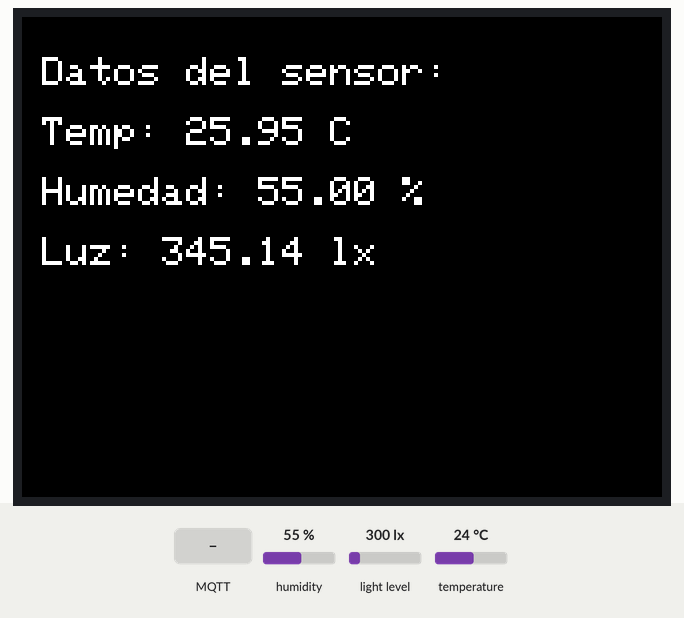
The program below on a simulated ESP32. Shown: 320×240 colour display. The test bench sets the inputs (shaded band); at power-on: humidity 55 %, light level 300 lx, temperature 24 °C. WiFi joins after 1.5 s; servers stay silent unless stated; uploads are accepted with an empty reply; no MQTT or app messages arrive unless stated; what the program prints to the serial monitor is not drawn.

Above: at 10.7 s.
10.8 s: MQTT message "1" arrives on the first subscribed topic
At 11.7 s:
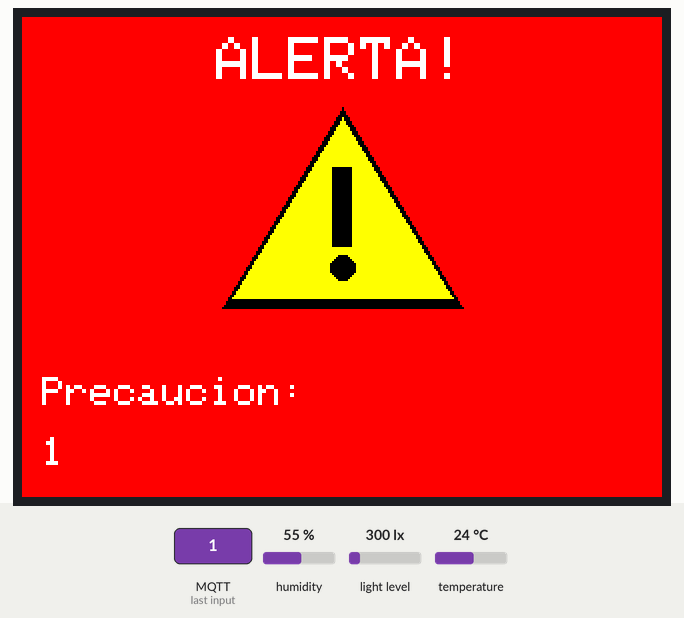
22.4 s: MQTT message "on" arrives on the first subscribed topic
At 22.9 s:
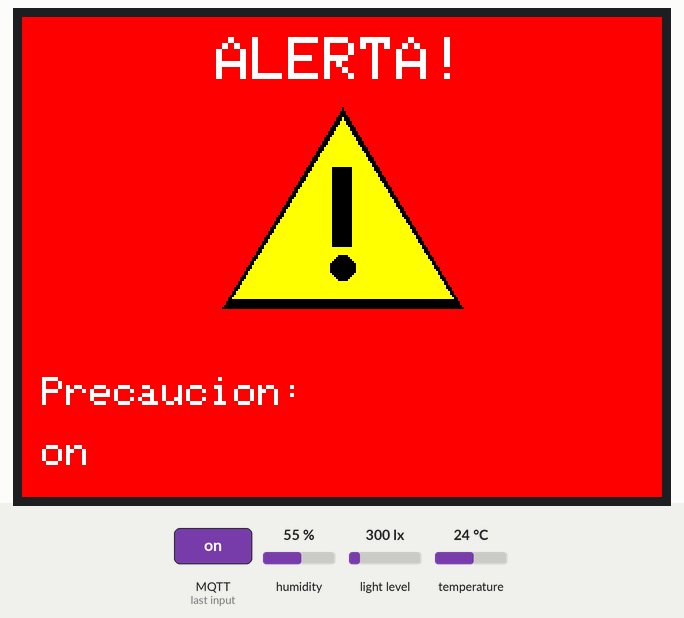
33.9 s: MQTT message "off" arrives on the first subscribed topic
At 35.2 s:
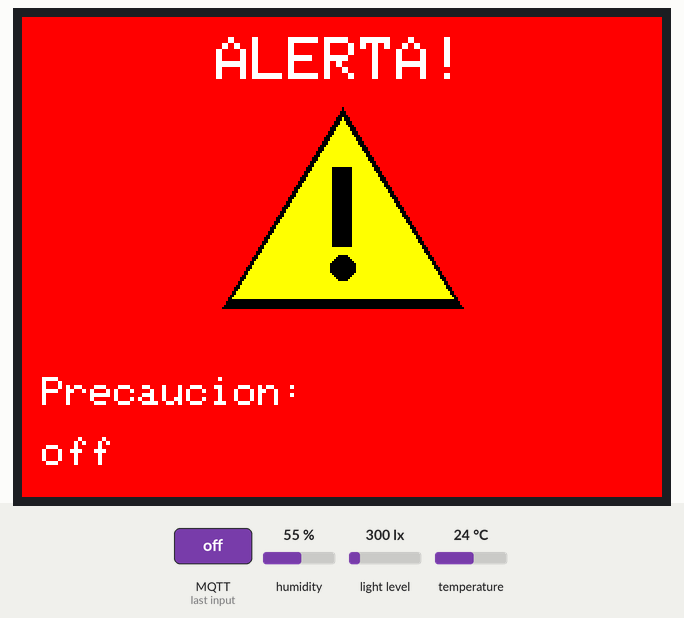
45.4 s: humidity set to 22 %
At 54.6 s:
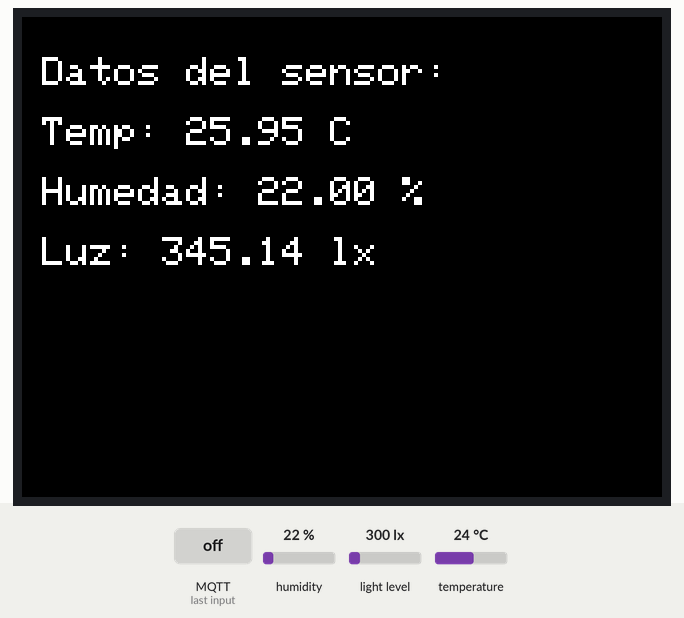
55.5 s: light level set to 40 lx
At 64.6 s:
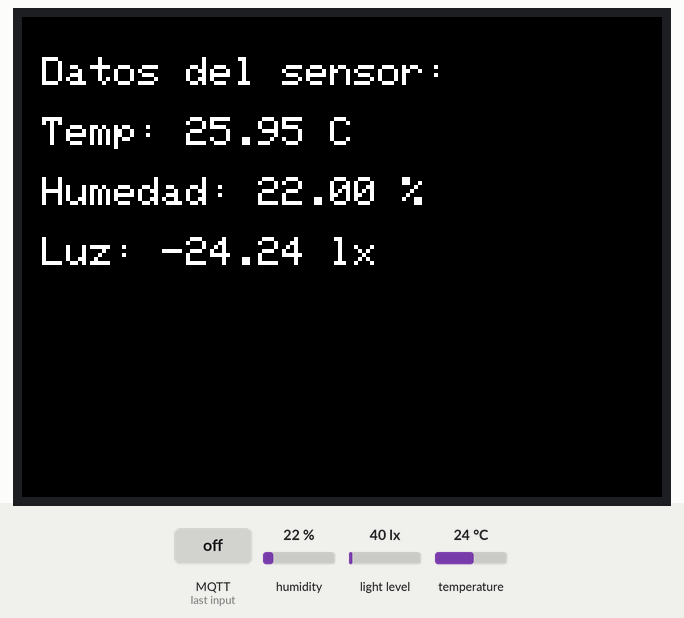
65.5 s: temperature set to 12 °C
At 74.6 s:
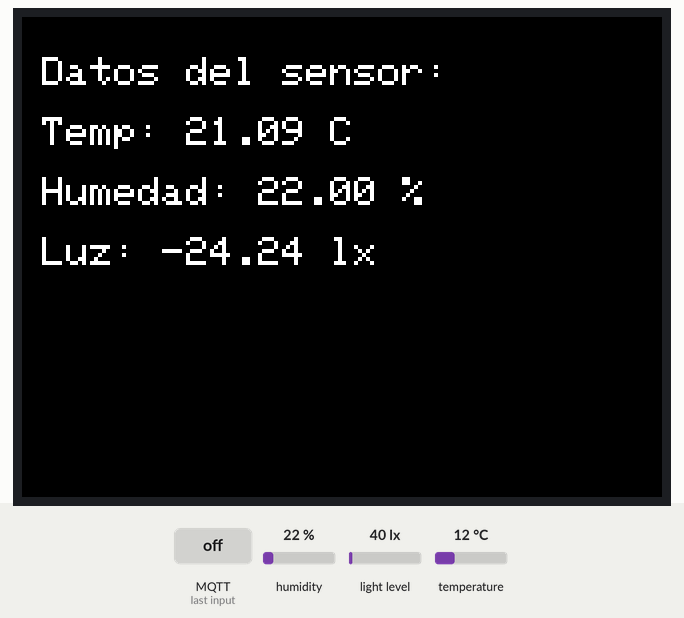
Timing chart, 0 to 76.1 s (numbered marks = the images above; inputs shaded):
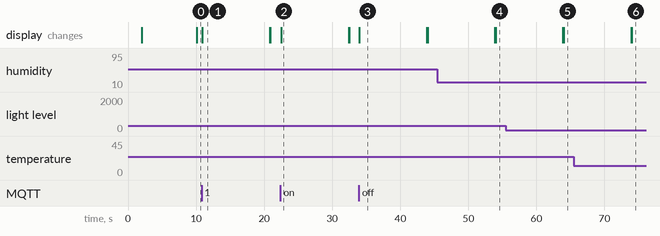

The program:

main.cpp
```cpp
#include <Arduino.h>
#include "DHT.h"
#include <WiFi.h>
#include <Wire.h>
#include <BH1750.h>
#include <MCUFRIEND_kbv.h>
#include <Adafruit_GFX.h>
#include <HTTPClient.h>
#include <PubSubClient.h>

#define DHTPIN 23
#define DHTTYPE DHT11

// Objetos y configuración
BH1750 lightMeter;
MCUFRIEND_kbv tft;
DHT dht(DHTPIN, DHTTYPE);
WiFiClient espClient;
PubSubClient client(espClient);

// Configuración WiFi y MQTT
const char* ssid = "Crisco";
const char* password = "150504yo";
const char* serverUrl = "http://presart.ddns.net/sensor";
const char* mqtt_server = "44.206.228.200";

// Variables de alerta
bool alertaActiva = false;
unsigned long alertaInicio = 0;
const unsigned long duracionAlerta = 10000; // 10 segundos
bool pantallaAlertaMostrada = false;
String mensajeAlerta = "";

// Variables de envío de datos
unsigned long previousMillis = 0;
const long interval = 10000; // Cada 10 segundos

// Funciones
void dibujarIconoAlerta() {
    int baseWidth = 120;
    int height = 100;
    int centerX = tft.width() / 2;
    int centerY = tft.height() / 2 - 25;

    int x0 = centerX - baseWidth / 2;
    int y0 = centerY + height / 2;
    int x1 = centerX + baseWidth / 2;
    int y1 = centerY + height / 2;
    int x2 = centerX;
    int y2 = centerY - height / 2;

    // Triángulo negro (borde)
    tft.fillTriangle(x0, y0, x1, y1, x2, y2, TFT_BLACK);

    // Triángulo amarillo (interior)
    int borde = 5;
    tft.fillTriangle(
        x0 + borde, y0 - borde,
        x1 - borde, y1 - borde,
        x2, y2 + borde,
        TFT_YELLOW
    );

    // Signo de exclamación
    tft.fillRect(centerX - 5, centerY - 20, 10, 40, TFT_BLACK);
    tft.fillCircle(centerX, centerY + 30, 6, TFT_BLACK);
}

void mostrarAlerta() {
    tft.fillScreen(TFT_RED);
    dibujarIconoAlerta();

    tft.setTextColor(TFT_WHITE);
    tft.setTextSize(3);
    String titulo = "ALERTA!";
    int16_t x1, y1;
    uint16_t w, h;
    tft.getTextBounds(titulo, 0, 0, &x1, &y1, &w, &h);
    int textoX = (tft.width() - w) / 2;
    tft.setCursor(textoX, 10);
    tft.println(titulo);

    tft.setTextSize(2);
    tft.setCursor(10, tft.height() - 60);
    tft.println("Precaucion:");
    tft.setCursor(10, tft.height() - 30);
    tft.println(mensajeAlerta);
}

void mostrarDatosSensores() {
    tft.fillScreen(TFT_BLACK);
    tft.setTextColor(TFT_WHITE);
    tft.setTextSize(2);
    tft.setCursor(10, 20);

    float h = dht.readHumidity();
    float t = dht.readTemperature();
    float lux = lightMeter.readLightLevel();

    if (isnan(h) || isnan(t)) {
        Serial.println(F("Error leyendo el sensor DHT"));
        return;
    }

    // Calibrar y sobrescribir t con el valor calibrado
    t = 0.0349 * t * t - 0.851 * t + 26.272;

    // Corregir la lectura de lux
    lux = -0.000179 * lux * lux + 1.481561 * lux - 83.217964;

    tft.println("Datos del sensor:");
    tft.setCursor(10, 50);
    tft.print("Temp: ");
    tft.print(t, 2);
    tft.print(" C");

    tft.setCursor(10, 80);
    tft.print("Humedad: ");
    tft.print(h, 2);
    tft.print(" %");

    tft.setCursor(10, 110);
    tft.print("Luz: ");
    tft.print(lux, 2);
    tft.print(" lx");

    Serial.printf("Humedad: %.2f%%  TempCalib: %.2f°C  LuzCalib: %.2f lux\n", h, t, lux);

    // Enviar datos al servidor
    HTTPClient http;
    http.begin(serverUrl);
    http.addHeader("Content-Type", "application/json");
    String jsonData = "{\"temperatura\":" + String(t, 2) + ",\"humedad\":" + String(h, 2) + ",\"lux\":" + String(lux, 2) + "}";
    int httpResponseCode = http.POST(jsonData);
    http.setTimeout(5000);

    Serial.print("HTTP Response code: ");
    Serial.println(httpResponseCode);

    if (httpResponseCode == 200) {
        Serial.println("Datos enviados correctamente.");
        Serial.println("Respuesta servidor: " + http.getString());
    } else {
        Serial.println("Error enviando datos.");
    }

    http.end();
}

void callback(char* topic, byte* payload, unsigned int length) {
    mensajeAlerta = "";
    for (int i = 0; i < length; i++) {
        mensajeAlerta += (char)payload[i];
    }
    Serial.println("Mensaje MQTT recibido: " + mensajeAlerta);

    alertaActiva = true;
    alertaInicio = millis();
    pantallaAlertaMostrada = false; // forzar que se dibuje la pantalla roja
}

void reconnect() {
    while (!client.connected()) {
        Serial.print("Intentando conexión MQTT...");
        if (client.connect("ESP32Client")) {
            Serial.println("Conectado");
            client.subscribe("arte/alertas");
        } else {
            Serial.print("Fallo, rc=");
            Serial.print(client.state());
            Serial.println(" intentando de nuevo en 5 segundos");
            delay(5000);
        }
    }
}

void setup() {
    Serial.begin(115200);
    WiFi.begin(ssid, password);

    client.setServer(mqtt_server, 1883);
    client.setCallback(callback);

    int intentos = 0;
    while (WiFi.status() != WL_CONNECTED && intentos < 20) {
        delay(1000);
        Serial.print(".");
        intentos++;
    }

    if (WiFi.status() == WL_CONNECTED) {
        Serial.println("\nConectado a WiFi");
    } else {
        Serial.println("\nNo se pudo conectar a WiFi, reiniciando...");
        ESP.restart();
    }

    tft.reset();
    uint16_t ID = tft.readID();
    tft.begin(ID);
    tft.fillScreen(TFT_BLACK);
    tft.setRotation(-1);

    dht.begin();
    Wire.begin(19, 18);
    lightMeter.begin();

    tft.setTextColor(TFT_WHITE);
    tft.setTextSize(2);

    //Serial.println("Sensor BH1750 iniciado");
    delay(2000);
}

void loop() {
    client.loop();

    unsigned long tiempoActual = millis();

    // Revisar conexión WiFi periódicamente
    if (WiFi.status() != WL_CONNECTED) {
        Serial.println("WiFi desconectado. Intentando reconectar...");
        WiFi.disconnect();
        WiFi.reconnect();
        delay(1000);
    }

    if (alertaActiva) {
        if (!pantallaAlertaMostrada) {
            mostrarAlerta();
            pantallaAlertaMostrada = true;
        }

        if (tiempoActual - alertaInicio > duracionAlerta) {
            alertaActiva = false;
            pantallaAlertaMostrada = false; // Para que en la siguiente alerta se redibuje
            previousMillis = tiempoActual;  // Reiniciar temporizador para que no se acumulen lecturas
            mostrarDatosSensores();         // Volver a mostrar los datos inmediatamente
        }
    } else {
        if (tiempoActual - previousMillis >= interval) {
            previousMillis = tiempoActual;
            mostrarDatosSensores();
        }
    }

    if (!client.connected()) {
        reconnect();
    }
}
```

Measured:
- after the input at 10.8 s, the display: changes after 0.09 s (image 1)
- after the input at 22.4 s, the display: changes after 0.09 s (image 2)
- after the input at 33.9 s, the display: changes after 0.09 s (image 3)
- after the input at 45.4 s, the display: first differs from a run without the input after 8.6 s (image 4)
- after the input at 55.5 s, the display: first differs from a run without the input after 8.5 s (image 5)
- after the input at 65.5 s, the display: first differs from a run without the input after 8.5 s (image 6)
- what the display in image 1 shows lasts 9.9 s, from 10.9 s to 20.8 s
